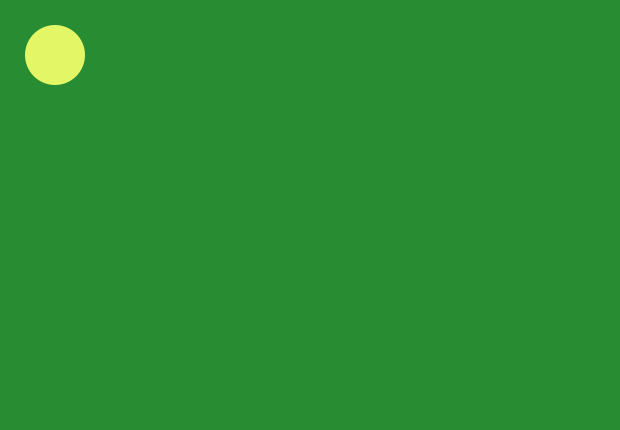
Frame 1 (no input)
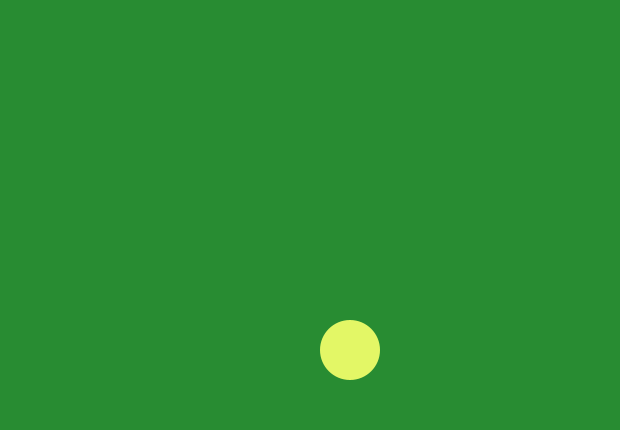
Frame 60 (the mouse pressed at the canvas centre just before this capture)
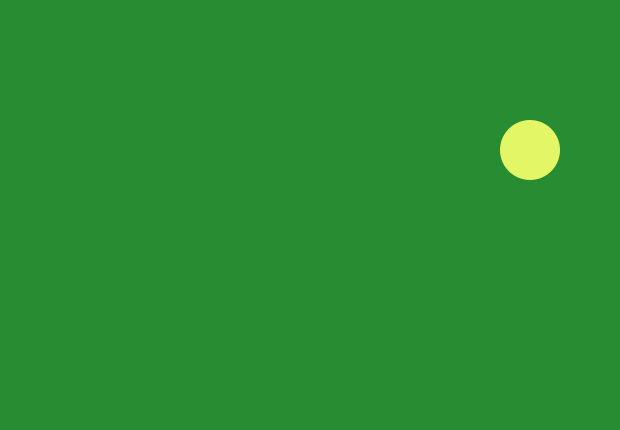
Frame 120 (the mouse held since frame 60 and released just before this capture)

The Processing sketch that drew these frames (run headless with seeded random() and noise(); from frame 60 on, the mouse is pressed at the canvas centre):

// Processing sketch: processing_86883
// ── processing_86883.pde

int posX = 50;
int posY = 50;
int dirX = 0;
int dirY = 0;
int R = 40;
int G = 140;
int B = 50;
int ellipseSize = 60;

void setup() {
  size(620, 430);
  background (R, G, B);

}

void draw() {
  background (R, G, B);
  fill (227, 247, 102);
  noStroke();
  animator();
  
  println (mouseX + " " + mouseY);
  ellipse (posX, posY, ellipseSize, ellipseSize);

}

void animator(){  
   if(posX >= width-ellipseSize/2){ //horizontal controls
  dirX = 1;
  } 
  if (posX <= ellipseSize/2) {
  dirX = 0;
  }
  if (dirX == 1) {  //speed
  posX = posX - 5;
  }
  else {
    posX = posX + 5;
  }
  
   if(posY >= height-ellipseSize/2){ //vertical controls
  dirY = 1;
  }
  if (posY <= ellipseSize/2) {
  dirY = 0;
  }
  if (dirY == 1) {  //speed
  posY = posY - 5;
  }
  else {
    posY = posY + 5;
  }
  
  
}
